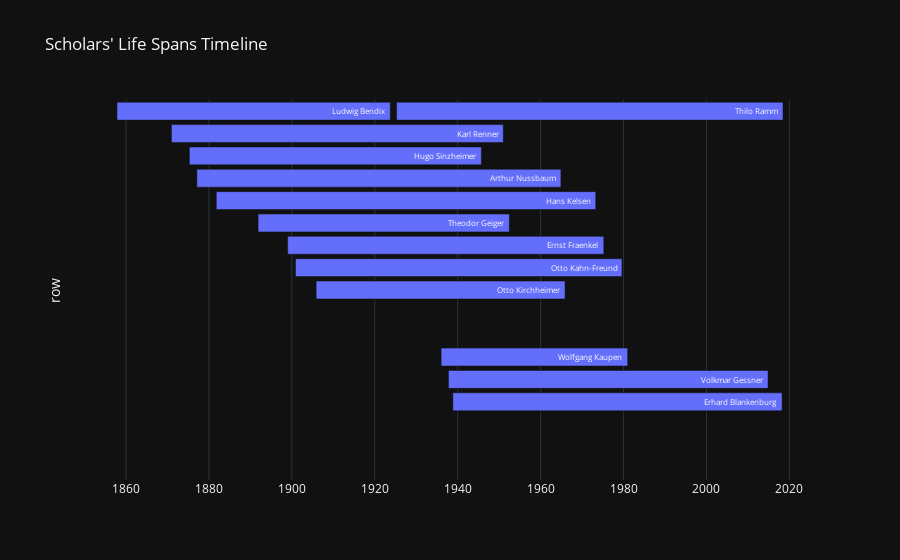

Source (notebook cell):
### Code cell
import pandas as pd
import plotly.express as px

# Assuming df is already loaded and dateOfBirth/dateOfDeath are converted to datetime

# Initialize a list to track the last dateOfDeath in each row to manage overlaps
last_dates = []

# Function to find the appropriate row for each scholar
def find_row(last_dates, start_date):
    for i, last_date in enumerate(last_dates):
        if start_date > last_date:
            return i
    return len(last_dates)

# Assign rows without overlaps and sort by the earliest dateOfBirth
df['row'] = 0
for index, scholar in df.iterrows():
    row = find_row(last_dates, scholar['dateOfBirth'])
    if row < len(last_dates):
        last_dates[row] = scholar['dateOfDeath']
    else:
        last_dates.append(scholar['dateOfDeath'])
    df.at[index, 'row'] = row

# Now plotting without row labels
fig = px.timeline(df, x_start="dateOfBirth", x_end="dateOfDeath", y="row", text="fullName", title="Scholars' Life Spans Timeline")

# Update layout
fig.update_layout(yaxis=dict(tickmode='array', tickvals=[], ticktext=[]))
fig.update_yaxes(autorange="reversed")  # This reverses the y-axis to match your requirement

fig.show()

### Figure 1 — Plotly figure (JSON) as saved in the notebook; plotly's stock layout.template omitted (floating-point values rounded to 4 significant figures)
{"data": [{"alignmentgroup": "True", "base": ["1857-10-28T00:00:00+00:00", "1870-12-14T00:00:00+00:00", "1875-04-12T00:00:00+00:00", "1877-01-31T00:00:00+00:00", "1881-10-11T00:00:00+00:00", "1891-11-09T00:00:00+00:00", "1898-12-26T00:00:00+00:00", "1900-11-17T00:00:00+00:00", "1905-11-11T00:00:00+00:00", "1925-04-04T00:00:00+00:00", "1929-07-17T00:00:00+00:00", "1935-12-22T00:00:00+00:00", "1936-01-01T00:00:00+00:00", "1937-10-09T00:00:00+00:00", "1938-10-30T00:00:00+00:00", "1944-04-30T00:00:00+00:00", null, null], "hovertemplate": "dateOfBirth=%{base}<br>dateOfDeath=%{x}<br>row=%{y}<br>fullName=%{text}<extra></extra>", "legendgroup": "", "marker": {"color": "#636efa", "pattern": {"shape": ""}}, "name": "", "offsetgroup": "", "orientation": "h", "showlegend": false, "text": ["Ludwig Bendix", "Karl Renner", "Hugo Sinzheimer", "Arthur Nussbaum", "Hans Kelsen", "Theodor Geiger", "Ernst Fraenkel", "Otto Kahn-Freund", "Otto Kirchheimer", "Thilo Ramm", "Rudolf Wiethölter", "Rüdiger Lautmann", "Wolfgang Kaupen", "Volkmar Gessner", "Erhard Blankenburg", "Gunther Teubner", "Franz Leopold Neumann", "Niklas Luhmann"], "textposition": "auto", "x": [2080000000000.0, 2526000000000.0, 2223000000000.0, 2771000000000.0, 2888000000000.0, 1912000000000.0, 2406000000000.0, 2485000000000.0, 1894000000000.0, 2941000000000.0, null, null, 1420000000000.0, 2433000000000.0, 2506000000000.0, null, null, null], "xaxis": "x", "y": [0, 1, 2, 3, 4, 5, 6, 7, 8, 0, 9, 10, 11, 12, 13, 14, 15, 16], "yaxis": "y", "type": "bar"}], "layout": {"xaxis": {"anchor": "y", "domain": [0.0, 1.0], "type": "date"}, "yaxis": {"anchor": "x", "domain": [0.0, 1.0], "title": {"text": "row"}, "tickmode": "array", "tickvals": [], "ticktext": [], "autorange": "reversed"}, "legend": {"tracegroupgap": 0}, "title": {"text": "Scholars' Life Spans Timeline"}, "barmode": "overlay"}}
